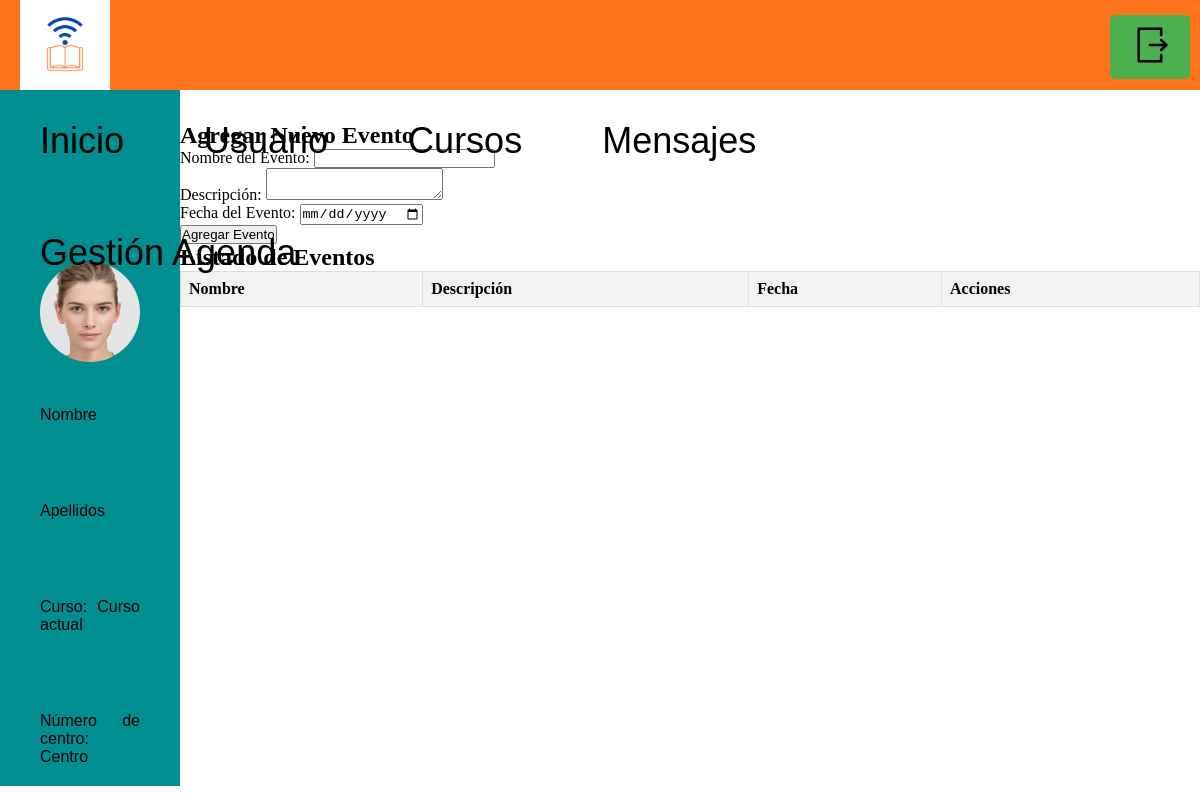
Before: /directivo/listarEventos.php with the older database file.
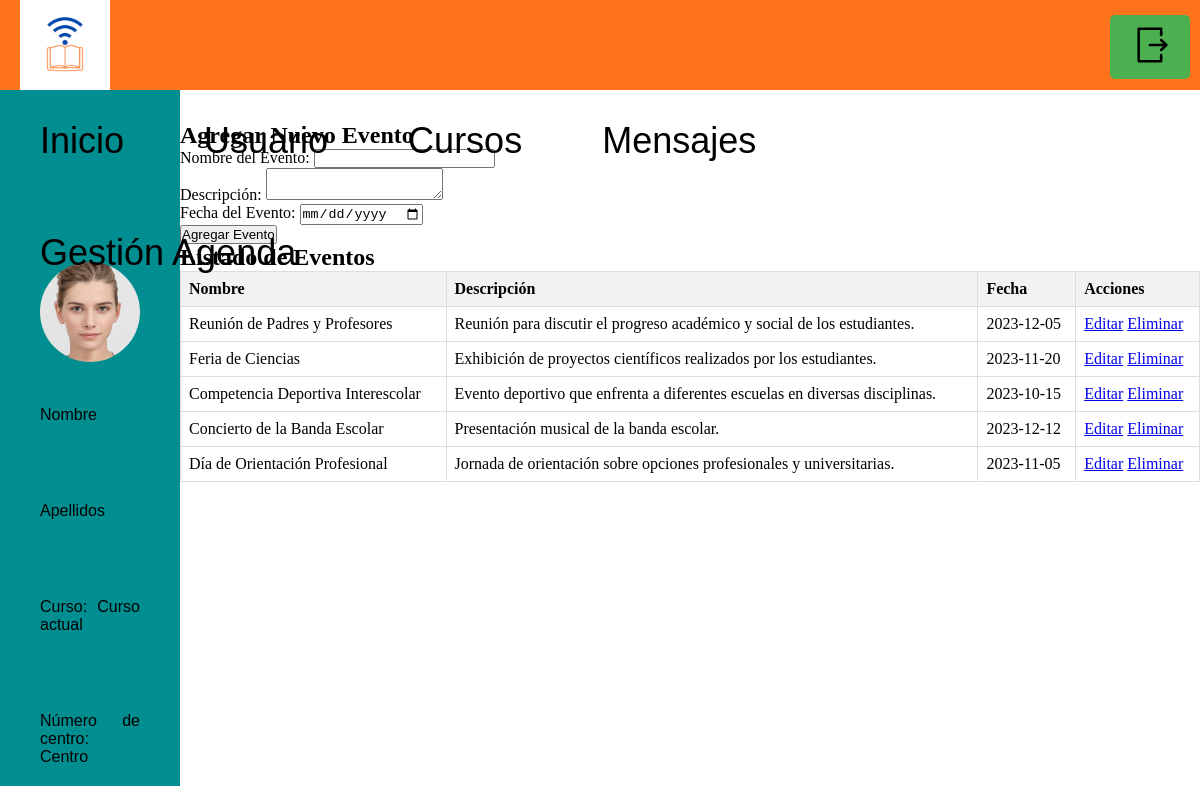
After: the same page with the newer database file.
### tables this page shows
CREATE TABLE IF NOT EXISTS `eventos` (
  `idEvento` int(11) NOT NULL AUTO_INCREMENT,
  `nombreEvento` varchar(255) NOT NULL,
  `descripcion` text DEFAULT NULL,
  `fechaEvento` date NOT NULL,
  `horaEvento` time NOT NULL,
  PRIMARY KEY (`idEvento`)
);

### directivo/listarEventos.php (the view, shortened to what this page needs)
<?php session_start();
include_once("../back/connection2.php");
$queryListar = "SELECT * FROM eventos";
$resultadoEventos = mysqli_query($conn, $queryListar);
?>
<!DOCTYPE html>
<html lang="en" dir="ltr">
<head>
	<link rel="stylesheet" href="../CSS/stylesres.css">
</head>
<body>
	<div class="contenedor">
		<div class="colDatosPersonales">
					<img class="fotoPersonal" src="../Media/cara_generica.jpg" alt="Foto personal">
			<p id="nombre">Nombre</p>
			<br>
			<p id="apellidos">Apellidos</p>
			<br>
			<p>Curso: <span id="cursoActual">Curso actual</span></p>
			<br>
			<p>Número de centro: <span id="centro">Centro</span></p>
		</div>
		<div class="colContenido bajando">
            <h2>Agregar Nuevo Evento</h2>
            <form action="" method="post">
                Nombre del Evento: <input type="text" name="nombreEvento"><br>
                Descripción: <textarea name="descripcionEvento"></textarea><br>
                Fecha del Evento: <input type="date" name="fechaEvento"><br>
                <input type="submit" value="Agregar Evento">
            </form>
            <h2>Listado de Eventos</h2>
            <table>
                <thead>
                    <tr>
                        <th>Nombre</th>
                        <th>Descripción</th>
                        <th>Fecha</th>
                        <th>Acciones</th>
                    </tr>
                </thead>
                <tbody>
                    <?php while ($evento = mysqli_fetch_assoc($resultadoEventos)): ?>
                        <tr>
                            <td><?php echo htmlspecialchars($evento['nombreEvento']); ?></td>
                            <td><?php echo htmlspecialchars($evento['descripcion']); ?></td>
                            <td><?php echo htmlspecialchars($evento['fechaEvento']); ?></td>
                            <td>
                                <a href="editarEvento.php?idEvento=<?php echo $evento['idEvento']; ?>">Editar</a>
                                <a href="eliminarEvento.php?idEvento=<?php echo $evento['idEvento']; ?>" onclick="return confirm('¿Estás seguro de querer eliminar este evento?');">Eliminar</a>
                            </td>
                        </tr>
                    <?php endwhile; ?>
                </tbody>
            </table>
			</div>
		</div>
</body>
</html>

Changed rows visible on the page:
added eventos: nombreEvento "Reunión de Padres y Profesores", descripcion "Reunión para discutir el progreso académico y social de los estudiantes.", fechaEvento "2023-12-05"
added eventos: nombreEvento "Feria de Ciencias", descripcion "Exhibición de proyectos científicos realizados por los estudiantes.", fechaEvento "2023-11-20"
added eventos: nombreEvento "Competencia Deportiva Interescolar", descripcion "Evento deportivo que enfrenta a diferentes escuelas en diversas disciplinas.", fechaEvento "2023-10-15"
added eventos: nombreEvento "Concierto de la Banda Escolar", descripcion "Presentación musical de la banda escolar.", fechaEvento "2023-12-12"
added eventos: nombreEvento "Día de Orientación Profesional", descripcion "Jornada de orientación sobre opciones profesionales y universitarias.", fechaEvento "2023-11-05"
